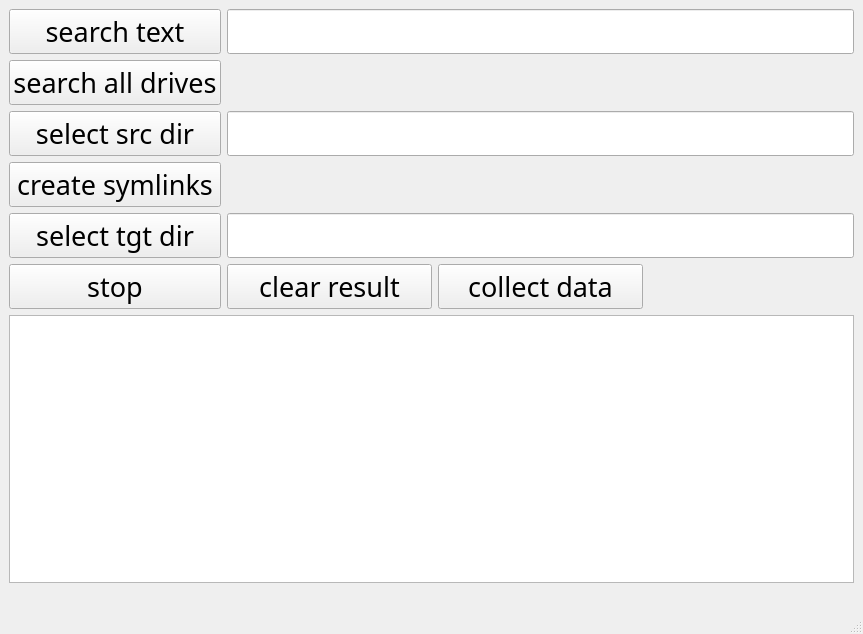
<?xml version="1.0" encoding="UTF-8"?>
<ui version="4.0">
 <class>MainWindow</class>
 <widget class="QMainWindow" name="MainWindow">
  <property name="geometry">
   <rect>
    <x>0</x>
    <y>0</y>
    <width>863</width>
    <height>634</height>
   </rect>
  </property>
  <property name="font">
   <font>
    <family>Agency FB</family>
    <pointsize>20</pointsize>
   </font>
  </property>
  <property name="windowTitle">
   <string>MainWindow</string>
  </property>
  <widget class="QWidget" name="centralwidget">
   <layout class="QVBoxLayout" name="verticalLayout">
    <item>
     <layout class="QGridLayout" name="gridLayout">
      <item row="6" column="0">
       <widget class="QPushButton" name="btn_select_tgt_dir">
        <property name="text">
         <string>select tgt dir</string>
        </property>
       </widget>
      </item>
      <item row="5" column="0">
       <widget class="QPushButton" name="btn_create_symlinks">
        <property name="text">
         <string>create symlinks</string>
        </property>
       </widget>
      </item>
      <item row="3" column="1" colspan="3">
       <widget class="QLineEdit" name="txt_selected_src_dir"/>
      </item>
      <item row="0" column="1" colspan="3">
       <widget class="QLineEdit" name="txt_search_text"/>
      </item>
      <item row="6" column="1" colspan="3">
       <widget class="QLineEdit" name="txt_selected_tgt_dir"/>
      </item>
      <item row="3" column="0">
       <widget class="QPushButton" name="btn_select_src_dir">
        <property name="text">
         <string>select src dir</string>
        </property>
       </widget>
      </item>
      <item row="0" column="0">
       <widget class="QPushButton" name="btn_search_dir">
        <property name="text">
         <string>search text</string>
        </property>
       </widget>
      </item>
      <item row="8" column="0">
       <widget class="QPushButton" name="btn_stop">
        <property name="text">
         <string>stop</string>
        </property>
       </widget>
      </item>
      <item row="2" column="0">
       <widget class="QPushButton" name="btn_search_all_drives">
        <property name="text">
         <string>search all drives</string>
        </property>
       </widget>
      </item>
      <item row="8" column="1">
       <widget class="QPushButton" name="btn_clear_result">
        <property name="text">
         <string>clear result</string>
        </property>
       </widget>
      </item>
      <item row="8" column="2">
       <widget class="QPushButton" name="btn_coll_data">
        <property name="text">
         <string>collect data</string>
        </property>
       </widget>
      </item>
     </layout>
    </item>
    <item>
     <widget class="QTableWidget" name="tbl_search_result"/>
    </item>
   </layout>
  </widget>
  <widget class="QMenuBar" name="menubar">
   <property name="geometry">
    <rect>
     <x>0</x>
     <y>0</y>
     <width>863</width>
     <height>55</height>
    </rect>
   </property>
  </widget>
  <widget class="QStatusBar" name="statusbar"/>
 </widget>
 <resources/>
 <connections/>
</ui>
